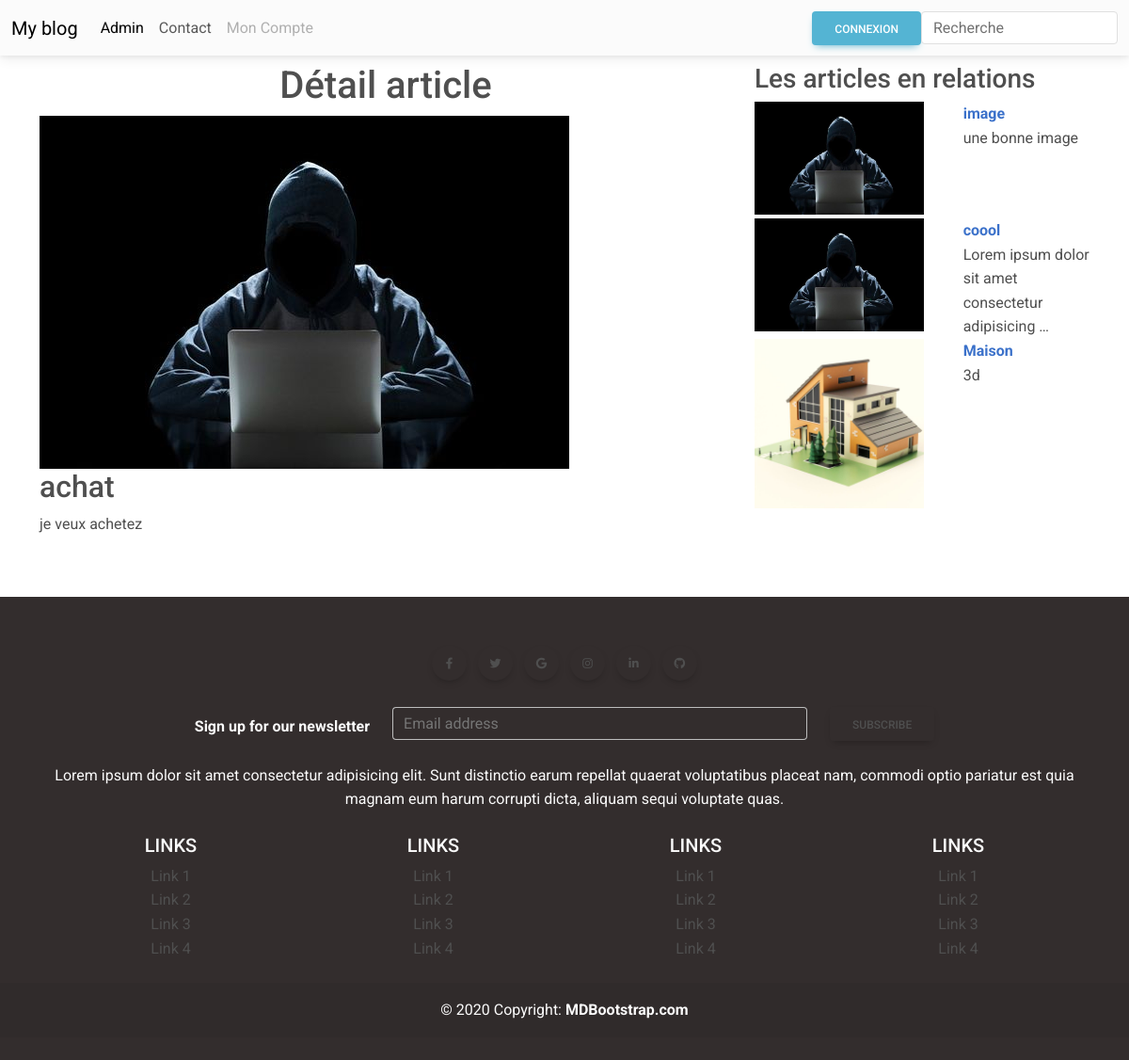
The app's page /article/1 with its own data.
### blog/models.py (models this page shows, shortened)
class Article(models.Model):
    user = models.ForeignKey(User, on_delete=models.CASCADE, null=True)
    title = models.CharField(max_length=50)
    category = models.ForeignKey(Category, on_delete=models.CASCADE)
    desc = models.TextField()
    image = models.ImageField()
    created_at = models.DateTimeField(auto_now_add=True)
    upload_at = models.DateTimeField(auto_now=True)

### blog/views.py (the view)
# urls.py: path('article/<int:id_article>', detail, name = "detail"),
def detail(request,id_article):
    article = Article.objects.get(id=id_article)
    category = article.category
    article_en_relation = Article.objects.filter(category=category)[:5]
    return render (request, 'detail.html',{'article': article, 'aer':article_en_relation})

### blog/templates/detail.html
{% extends 'base.html'%}
{% block content %}
<div class="container">
    <div class="row">
        <div class="col-md-8">
            <h1 class="text-center mt-2">Détail article</h1>
            <img src="{{article.image.url}}" alt="image article" style="max-width: 600px">
            <h2>{{article.title}}</h2>
            <p>{{article.desc}}</p>
        </div>
        <div class="col-md-4">
            <h3 class="mt-2">Les articles en relations</h3 class="mt-2">
            <div class="row">
                {%for art in aer%}
                {%if art.id != article.id%}
                <div class="col-md-7 mb-1">
                    <a href="{% url 'detail' art.id %}">
                        <img src="{{ art.image.url }}" alt="" style="max-width: 180px;">
                    </a>
                </div>
                <div class="col-5">
                    <strong><a href="{% url 'detail' art.id %}">{{art.title}}</a></strong> <br>
                    {{art.desc|truncatewords:7}}
                </div>
                {%endif%}
                {%endfor%}
            </div>
        </div>
    </div>
</div>
{% endblock %}

### records on screen
Article: image (picture), title "achat", desc "je veux achetez"
Article: image (picture), title "image", desc "une bonne image"
Article: image (picture), title "coool", desc "Lorem ipsum dolor sit amet consectetur adipisicing …"
Article: image (picture), title "Maison", desc "3d"
